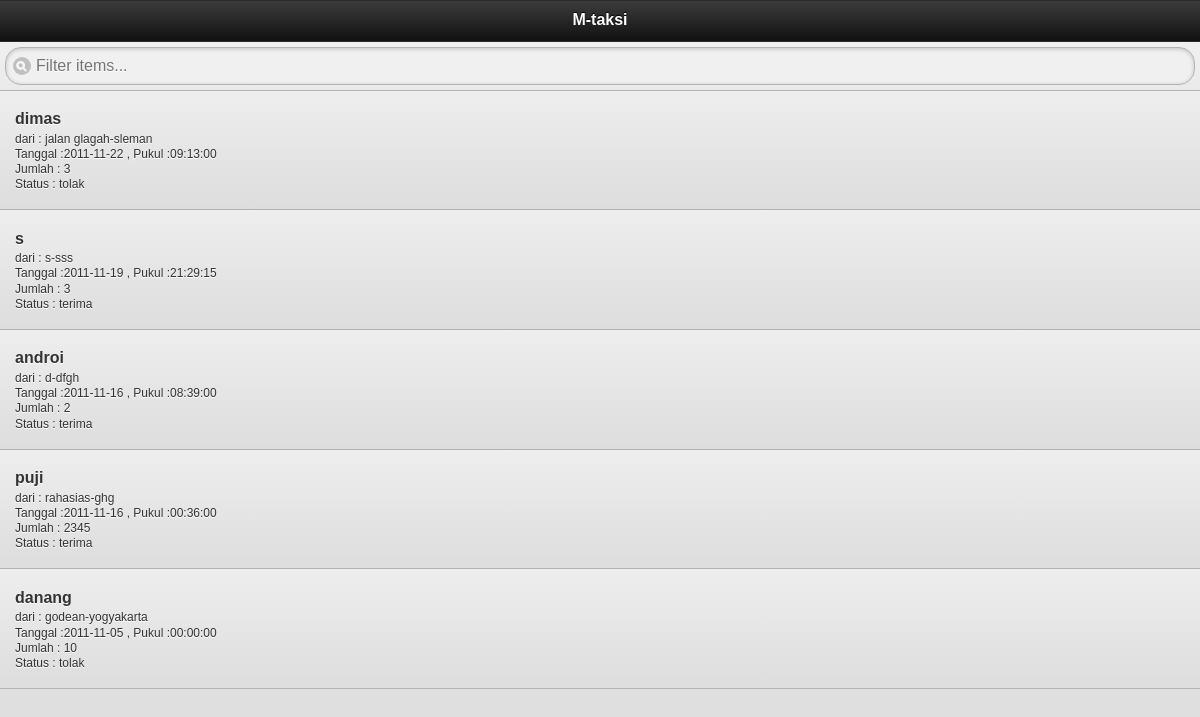
The page / on the database its author committed.
### tables this page shows
CREATE TABLE IF NOT EXISTS `data_user` (
  `id_datauser` int(11) NOT NULL AUTO_INCREMENT,
  `nama_pemesan` varchar(255) NOT NULL,
  `alamat_pemesan` text NOT NULL,
  `waktu_pemesan` datetime NOT NULL,
  `nomor_telephon` varchar(100) NOT NULL,
  `tujuan` text NOT NULL,
  `jumlah_orang` int(5) NOT NULL,
  `status` enum('belum','tolak','terima','batal') NOT NULL DEFAULT 'belum',
  PRIMARY KEY (`id_datauser`)
);

### application/controllers/home.php (called while the page is built, shortened)
<?php
class Home extends CI_Controller {
    function __construct() {
        $this->load->model("mtaksi");
    }
    function index() {
        $data["pemesans"]=$this->mtaksi->getall();
        $data["content"]="home";
        $this->load->view("home_template",$data);
    }
}
?>

### index.php (called while the page is built, shortened)
<?php
require_once BASEPATH.'core/CodeIgniter'.EXT;

### application/models/mtaksi.php (called while the page is built, shortened)
<?php
class Mtaksi extends CI_Model {
    var $table;
    function __construct() {
        $this->table = "data_user";
    }
    function getAll() {
        $this->db->order_by("waktu_pemesan", "desc");
        $result = $this->db->get($this->table);
        if ($result->num_rows() > 0) {
            return $result->result_array();
        }
    }
}
?>

### application/views/home.php (the view)
<div id="home" data-url="home" data-role="page">
<div data-role="header" data-position="fixed">
<h1>M-taksi</h1>
</div>
<div data-role="content">
<ul data-role="listview" data-filter="true">
  <?php foreach ($pemesans as $pemesan): ?>
<li><h3><?php echo $pemesan["nama_pemesan"] ?></h3>
    <p>dari : <?php echo $pemesan["alamat_pemesan"]; ?>-<?php echo $pemesan["tujuan"] ?></p>
     <?php
                $time = explode(" ", $pemesan["waktu_pemesan"]);
            ?>
    <p>Tanggal :<?php echo $time[0] ?> , Pukul :<?php echo $time[1] ?> </p>
    <p>Jumlah : <?php echo $pemesan["jumlah_orang"] ?></p>
    <p>Status : <?php echo $pemesan["status"]?><p>
</li>
<?php endforeach; ?>
</ul>
</div></div>

### rows shown on the page
data_user: nama_pemesan "dimas", alamat_pemesan "jalan glagah", tujuan "sleman", waktu_pemesan "2011-11-22", waktu_pemesan "09:13:00", jumlah_orang "3", status "tolak"
data_user: nama_pemesan "s", alamat_pemesan "s", tujuan "sss", waktu_pemesan "2011-11-19", waktu_pemesan "21:29:15", jumlah_orang "3", status "terima"
data_user: nama_pemesan "androi", alamat_pemesan "d", tujuan "dfgh", waktu_pemesan "2011-11-16", waktu_pemesan "08:39:00", jumlah_orang "2", status "terima"
data_user: nama_pemesan "puji", alamat_pemesan "rahasias", tujuan "ghg", waktu_pemesan "2011-11-16", waktu_pemesan "00:36:00", jumlah_orang "2345", status "terima"
data_user: nama_pemesan "danang", alamat_pemesan "godean", tujuan "yogyakarta", waktu_pemesan "2011-11-05", waktu_pemesan "00:00:00", jumlah_orang "10", status "tolak"
